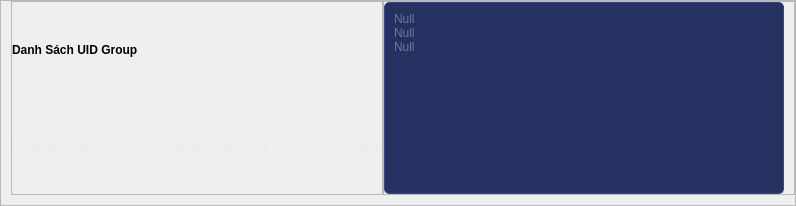
                         <widget class="QFrame" name="frame_145">
                          <property name="minimumSize">
                           <size>
                            <width>0</width>
                            <height>75</height>
                           </size>
                          </property>
                          <property name="styleSheet">
                           <string notr="true">QFrame#frame_145{
border-bottom:0.5px solid #2f3d7a;
padding-bottom:4px;
}</string>
                          </property>
                          <property name="frameShape">
                           <enum>QFrame::StyledPanel</enum>
                          </property>
                          <property name="frameShadow">
                           <enum>QFrame::Raised</enum>
                          </property>
                          <layout class="QHBoxLayout" name="horizontalLayout_107" stretch="0,0">
                           <property name="spacing">
                            <number>0</number>
                           </property>
                           <property name="leftMargin">
                            <number>10</number>
                           </property>
                           <property name="topMargin">
                            <number>0</number>
                           </property>
                           <property name="rightMargin">
                            <number>0</number>
                           </property>
                           <property name="bottomMargin">
                            <number>10</number>
                           </property>
                           <item>
                            <widget class="QFrame" name="frame_162">
                             <property name="minimumSize">
                              <size>
                               <width>0</width>
                               <height>0</height>
                              </size>
                             </property>
                             <property name="frameShape">
                              <enum>QFrame::StyledPanel</enum>
                             </property>
                             <property name="frameShadow">
                              <enum>QFrame::Raised</enum>
                             </property>
                             <layout class="QVBoxLayout" name="verticalLayout_65">
                              <property name="spacing">
                               <number>0</number>
                              </property>
                              <property name="leftMargin">
                               <number>0</number>
                              </property>
                              <property name="topMargin">
                               <number>0</number>
                              </property>
                              <property name="rightMargin">
                               <number>0</number>
                              </property>
                              <property name="bottomMargin">
                               <number>0</number>
                              </property>
                              <item>
                               <widget class="QLabel" name="label_70">
                                <property name="font">
                                 <font>
                                  <weight>75</weight>
                                  <bold>true</bold>
                                 </font>
                                </property>
                                <property name="text">
                                 <string>Danh Sách UID Group</string>
                                </property>
                               </widget>
                              </item>
                              <item>
                               <widget class="QLabel" name="label_71">
                                <property name="styleSheet">
                                 <string notr="true">color: rgb(235, 235, 235);</string>
                                </property>
                                <property name="text">
                                 <string>&lt;html&gt;&lt;head/&gt;&lt;body&gt;&lt;p&gt;Nhập danh sách UID các Group  cần chạy tương tác . Mỗi UID 1 dòng&lt;/p&gt;&lt;/body&gt;&lt;/html&gt;</string>
                                </property>
                               </widget>
                              </item>
                             </layout>
                            </widget>
                           </item>
                           <item>
                            <widget class="QFrame" name="frame_163">
                             <property name="frameShape">
                              <enum>QFrame::StyledPanel</enum>
                             </property>
                             <property name="frameShadow">
                              <enum>QFrame::Raised</enum>
                             </property>
                             <layout class="QHBoxLayout" name="horizontalLayout_108">
                              <property name="spacing">
                               <number>10</number>
                              </property>
                              <property name="leftMargin">
                               <number>0</number>
                              </property>
                              <property name="topMargin">
                               <number>0</number>
                              </property>
                              <property name="rightMargin">
                               <number>0</number>
                              </property>
                              <property name="bottomMargin">
                               <number>0</number>
                              </property>
                              <item alignment="Qt::AlignRight">
                               <widget class="QPlainTextEdit" name="plainGroup">
                                <property name="minimumSize">
                                 <size>
                                  <width>400</width>
                                  <height>60</height>
                                 </size>
                                </property>
                                <property name="styleSheet">
                                 <string notr="true">
QPlainTextEdit{
color: rgb(110, 118, 150);
background-color: rgb(38, 49, 98);
border-radius:5px;
padding:5px;
border:1px solid #36458b;
}
QPlainTextEdit:hover{
color: rgb(255, 255, 255);
border-radius:10px;
background-color: rgb(42, 54, 109);
border:1px solid #3a4a95;
padding:5px;
}</string>
                                </property>
                                <property name="plainText">
                                 <string>Null
Null
Null</string>
                                </property>
                                <property name="placeholderText">
                                 <string/>
                                </property>
                               </widget>
                              </item>
                              <item>
                               <widget class="QFrame" name="frame_164">
                                <property name="maximumSize">
                                 <size>
                                  <width>50</width>
                                  <height>40</height>
                                 </size>
                                </property>
                                <property name="frameShape">
                                 <enum>QFrame::StyledPanel</enum>
                                </property>
                                <property name="frameShadow">
                                 <enum>QFrame::Raised</enum>
                                </property>
                               </widget>
                              </item>
                             </layout>
                            </widget>
                           </item>
                          </layout>
                         </widget>
